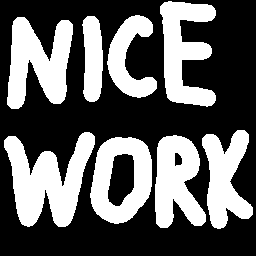
%> input picture original_images/nicework.png, 256 x 256 px
$ octave sok_project_4.m   (GNU Octave 9; MATLAB toolbox functions it lacks are replaced by stand-ins)
%> lines starting %> are read from the running program, lines starting %| are printed output that depends on the picture; in (x1, y1, x2, y2) boxes, pixels count from 0 and x2, y2 are one past the last pixel; in counts of white or black regions, pixels touching at a corner belong together; the program's own positions count from 1
### Extra fcns/huffman.m
function CODE = huffman(p)
%HUFFMAN Builds a variable-length Huffman code for a symbol source.
%   CODE = HUFFMAN(P) returns a Huffman code as binary strings in
%   cell array CODE for input symbol probability vector P. Each word
%   in CODE corresponds to a symbol whose probability is at the
%   corresponding index of P.
%
%   Based on huffman5 by Sean Danaher, University of Northumbria,
%   Newcastle UK. Available at the MATLAB Central File Exchange:
%   Category General DSP in Signal Processing and Communications.

%   Copyright 2002-2004 R. C. Gonzalez, R. E. Woods, & S. L. Eddins
%   Digital Image Processing Using MATLAB, Prentice-Hall, 2004
%   $Revision: 1.5 $  $Date: 2003/10/26 18:37:16 $

% Check the input arguments for reasonableness.
error(nargchk(1, 1, nargin));
if (ndims(p) ~= 2) | (min(size(p)) > 1) | ~isreal(p) | ~isnumeric(p)
   error('P must be a real numeric vector.');
end

% Global variable surviving all recursions of function 'makecode'
global CODE
CODE = cell(length(p), 1);  % Init the global cell array

if length(p) > 1            % When more than one symbol ...
   p = p / sum(p);          % Normalize the input probabilities
   s = reduce(p);           % Do Huffman source symbol reductions
   makecode(s, []);         % Recursively generate the code
else
   CODE = {'1'};            % Else, trivial one symbol case!
end;

%-------------------------------------------------------------------%
function s = reduce(p);
% Create a Huffman source reduction tree in a MATLAB cell structure
% by performing source symbol reductions until there are only two
% reduced symbols remaining

s = cell(length(p), 1);

% Generate a starting tree with symbol nodes 1, 2, 3, ... to
% reference the symbol probabilities.
for i = 1:length(p)
   s{i} = i;
end

while numel(s) > 2
   [p, i] = sort(p);    % Sort the symbol probabilities
   p(2) = p(1) + p(2);  % Merge the 2 lowest probabilities
   p(1) = [];           % and prune the lowest one

   s = s(i);            % Reorder tree for new probabilities
   s{2} = {s{1}, s{2}}; % and merge & prune its nodes
   s(1) = [];           % to match the probabilities
end
s

%-------------------------------------------------------------------%
function makecode(sc, codeword)
% Scan the nodes of a Huffman source reduction tree recursively to
% generate the indicated variable length code words.

% Global variable surviving all recursive calls
global CODE

if isa(sc, 'cell')                   % For cell array nodes,
   makecode(sc{1}, [codeword 0]);    % add a 0 if the 1st element
   makecode(sc{2}, [codeword 1]);    % or a 1 if the 2nd
else                                 % For leaf (numeric) nodes,
   CODE{sc} = char('0' + codeword);  % create a char code string
end

### Extra fcns/rle.m
function out=rle(image)
%
%  RLE(IMAGE) produces a vector containing the run-length encoding of
%  IMAGE, which should be a binary image.   The image is set out as a long
%  row, and the code contains the number of zeros,  followed by the number
%  of ones, alternating.
%
%  Example:
%
%    rle([1 1 1 0 0;0 0 1 1 1;1 1 0 0 0])
%
%    ans =
%
%        0    3    4    5    3
%
L=prod(size(image));
im=reshape(image',1,L);
x=1;
out=[];
while L ~= 0,
  temp=min(find(im == x));
  if isempty(temp),
    out=[out L];
    break
  end;
  out=[out temp-1];
  x=1-x;
  im=im(temp:L);
  L=L-temp+1;
end;

### sok_project_4.m

%% Project 4: Image Segmentation
% Name: Socheath Sok
% ID: 014470701
% Class: EE 483, T/Th 2:00 - 3:15 pm

%% Ch 9: Problem 5,6 & 7
clear;clc;close all;

n = im2uint8(imread('nicework.png'));
%> n is the input picture: size 256x256 uint8; 37.9% white; 8 white regions, largest, box (x1, y1, x2, y2) and area: (4, 132, 95, 227) 4695, (7, 17, 73, 109) 3775, (160, 1, 216, 107) 3436
c = imread('cameraman.png');
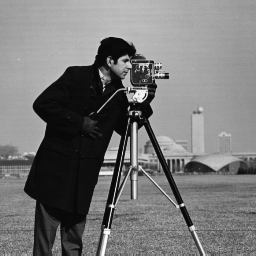
%> input picture Extra fcns/cameraman.png, 256 x 256 px
%> c is the input picture: size 256x256 uint8; min 7, max 253, mean 118.7
m = imlincomb(0.5,c,0.5,n);
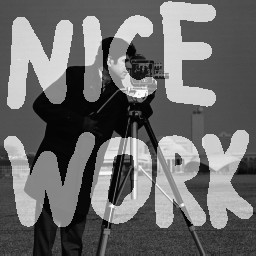
%> m: size 256x256 uint8; min 4, max 251, mean 108
% imtool(m)
t = m>130 & m<250;
subplot(1,2,1); imshow(m); title('Combined Image');
subplot(1,2,2);imshow(t); title('Double Thresholding');
%%
m = im2double(c).*(im2double(n)==0);
%> m: size 256x256 double
% imtool(m)
t = m<0.01;
subplot(1,2,1); imshow(m); title('Combined Image');
subplot(1,2,2);imshow(t); title('Single Thresholding');
%%
t = imread('circles.png');
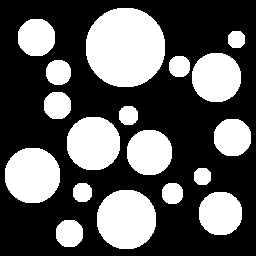
%> input picture original_images/circles.png, 256 x 256 px
%> t: size 256x256 logical; 35.9% white; 18 white regions, largest, box (x1, y1, x2, y2) and area: (86, 8, 165, 87) 5013, (97, 190, 156, 249) 2809, (5, 148, 60, 203) 2449
[x,y] = meshgrid(1:256,1:256);
t2 = double(t).*(x+y)/512;
t3 = im2uint8(t2);
%imtool(t3)
[r,c] = size(t3);
%> r = 256; c = 256
thresh = @(z) im2bw(z.data,graythresh(z.data));
out = blockproc(t3,[r,c/32],thresh);
out1 = blockproc(t3,[r,c/8],thresh);
sgtitle('Adaptive Thresholding');
subplot(1,3,1); imshow(t3); title('Circle Image');
subplot(1,3,2); imshow(out1); title('Block: 256x32');
subplot(1,3,3);imshow(out); title('Block: 256x8');

%% Ch 9: Problem 10
clear;clc;close all;
c = imread('cameraman.png');
lap = fspecial('laplacian',1);
log = fspecial('log',13,2);

r = edge(c,'roberts');
%> r: size 256x256 logical; 3.6% white in thin lines or dots, all inside (x1, y1, x2, y2) = (1, 36, 253, 256)
p = edge(c,'prewitt');
%> p: size 256x256 logical; 3.8% white in thin lines or dots, all inside (x1, y1, x2, y2) = (8, 37, 256, 256)
s = edge(c,'sobel');
%> s: size 256x256 logical; 3.8% white in thin lines or dots, all inside (x1, y1, x2, y2) = (8, 36, 256, 256)
l = imbinarize(imfilter((c),lap));
%> l: size 256x256 logical; 5.9% white in thin lines or dots, all inside (x1, y1, x2, y2) = (1, 37, 255, 255)
z = edge(c,'zerocross',[],lap);
%> z: size 256x256 logical; 20.7% white in thin lines or dots
m = edge(c,'zerocross',[],log);
%> m: size 256x256 logical; 5.9% white in thin lines or dots, all inside (x1, y1, x2, y2) = (1, 36, 255, 255)
ca = edge(c,'Canny');
subplot(2,4,1); imshow(c); title('Orginal');
subplot(2,4,2); imshow(r); title('Robert');
subplot(2,4,3); imshow(p); title('Prewitt');
subplot(2,4,4); imshow(s); title('Sobel');
subplot(2,4,5); imshow(l); title('Laplacian');
subplot(2,4,6); imshow(z); title('Zero-crossing of lap');
subplot(2,4,7); imshow(m); title('Marr-Hildreth');
subplot(2,4,8); imshow(ca); title('Canny');

%% Ch 9: Problem 13
clear;clc;close all;
c = imread('arch.png');
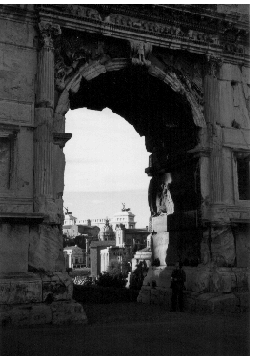
%> input picture original_images/arch.png, 254 x 357 px
%> c is the input picture: size 357x254 uint16; min 257, max 65535, mean 17269.2
c1 = imnoise(c,'salt & pepper');
c2 = imnoise(c,'gaussian');
log = fspecial('log',13,2);

r1 = edge(c1,'roberts');
%> r1: size 357x254 logical; 5.3% white in thin lines or dots
p1 = edge(c1,'prewitt');
%> p1: size 357x254 logical; 5.5% white in thin lines or dots
s1 = edge(c1,'sobel');
%> s1: size 357x254 logical; 6.3% white in thin lines or dots
m1 = edge(c1,'zerocross',[],log);
%> m1: size 357x254 logical; 9.4% white in thin lines or dots
ca1 = edge(c1,'Canny');
%> ca1: size 357x254 logical; 3.1% white in thin lines or dots

r2 = edge(c2,'roberts');
%> r2: size 357x254 logical; 1.7% white in thin lines or dots
p2 = edge(c2,'prewitt');
%> p2: size 357x254 logical; 2.2% white in thin lines or dots
s2 = edge(c2,'sobel');
%> s2: size 357x254 logical; 2.2% white in thin lines or dots
m2 = edge(c2,'zerocross',[],log);
%> m2: size 357x254 logical; 6.7% white in thin lines or dots
ca2 = edge(c2,'Canny');
%> ca2: size 357x254 logical; 2.6% white in thin lines or dots

figure(1);
subplot(2,3,1); imshow(c1); title('Salt & Pepper');
subplot(2,3,2); imshow(r1); title('Robert');
subplot(2,3,3); imshow(p1); title('Prewitt');
subplot(2,3,4); imshow(s1); title('Sobel');
subplot(2,3,5); imshow(m1); title('Marr-Hildreth');
subplot(2,3,6); imshow(ca1); title('Canny');

figure(2);
subplot(2,3,1); imshow(c2); title('Gaussian');
subplot(2,3,2); imshow(r2); title('Robert');
subplot(2,3,3); imshow(p2); title('Prewitt');
subplot(2,3,4); imshow(s2); title('Sobel');
subplot(2,3,5); imshow(m2); title('Marr-Hildreth');
subplot(2,3,6); imshow(ca2); title('Canny');

%% Ch 13: Problem 9
clear;clc;close all;

v = imread('venice.png');
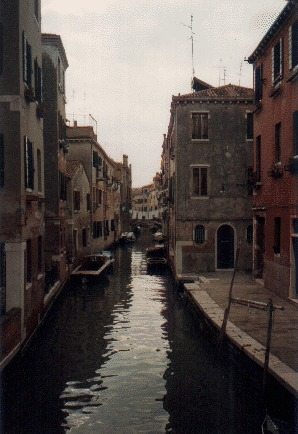
%> input picture original_images/venice.png, 298 x 434 px
%> v is the input picture: size 434x298x3 uint8; mean R, G, B 88.1, 79.9, 76.6
lap = fspecial('laplacian',0);
log = fspecial('log',13,2);
ic = rgb2gray(v);

r = edge(ic,'roberts');
%> r: size 434x298 logical; 2.9% white in thin lines or dots
p = edge(ic,'prewitt');
%> p: size 434x298 logical; 3.8% white in thin lines or dots
s = edge(ic,'sobel');
%> s: size 434x298 logical; 3.8% white in thin lines or dots
z = edge(ic,'zerocross',[],lap);
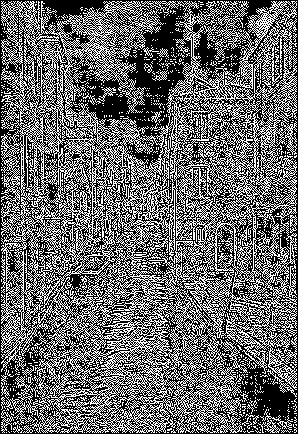
%> z: size 434x298 logical; 41.1% white in thin lines or dots
m = edge(ic,'zerocross',[],log);
%> m: size 434x298 logical; 7.7% white in thin lines or dots
ca = edge(ic,'Canny',[0.1 0.2],0.5);
%> ca: size 434x298 logical; 9.3% white in thin lines or dots

figure(1)
subplot(2,3,1); imshow(r); title('Robert');
subplot(2,3,2); imshow(p); title('Prewitt');
subplot(2,3,3); imshow(s); title('Sobel');
subplot(2,3,4); imshow(z); title('Zero-cross of lap');
subplot(2,3,5); imshow(m); title('Marr-Hildreth');
subplot(2,3,6); imshow(ca); title('Canny');
%%
a = imread('arch.png');
f = fspecial('laplacian');
subplot(2,4,1); imshow(a);title('original');
subplot(2,4,2); imshow(edge(a,'zerocross',0.4,f)); title('lap: 0.4');
subplot(2,4,3); imshow(edge(a,'sobel',[],'horizontal')); title('Horizontal');
subplot(2,4,4); imshow(edge(a,'log')); title('log');
subplot(2,4,5); imshow(edge(a));title('sobel');
subplot(2,4,6); imshow(edge(a,'canny'));title('canny');
subplot(2,4,7); imshow(edge(a,'zerocross',0.25,f)); title('lap: 0.25');
subplot(2,4,8); imshow(edge(a,'sobel',[],'vertical')); title('vertical');
%> after `imshow(edge(a,'sobel',[],'vertical'))`:
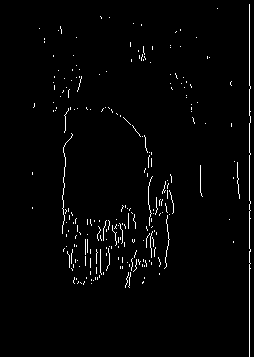
%> displayed picture: size 357x254 logical; 1.9% white in thin lines or dots, all inside (x1, y1, x2, y2) = (32, 4, 251, 357)

%%
p = [0.5 0.5 0.1 0.05 0.02 0.01 0.01 0.01];
for i = 1:8
    k(i) = (p(i)*log2(p(i)));
end
z = sum(k)*-1
%%
pt = [0.19 0.25 0.21 0.16 0.08 0.06 0.03 0.02];
pa = [0.07 0.11 0.08 0.04 0.50 0.05 0.06 0.09];
pb = [0.13 0.12 0.13 0.13 0.12 0.12 0.12 0.13];
pc = [0.09 0.13 0.15 0.10 0.14 0.12 0.11 0.16]
ht = huffman(pt)
mt = [2 2 2 3 4 5 6 6]; rt = sum(pt.*mt)
ha = huffman(pa); ma = [4 3 4 5 1 5 4 3]; ra = sum(pa.*ma)
hb = huffman(pb); mb = [3 3 3 3 3 3 3 3]; rb = sum(pb.*mb)
hc = huffman(pc); mc = [3 3 3 3 3 3 3 3]; rc = sum(pc.*mc)

%%
m = [1 0 0 1 1 1;
    0 1 0 1 1 1;
    0 0 1 1 0 1;
    0 1 1 1 0 1;
    1 0 1 0 1 1;
    0 1 1 1 1 0];
r1 = rle(m(1,:))
r2 = rle(m(2,:))
r3 = rle(m(3,:))
r4 = rle(m(4,:))
r5 = rle(m(5,:))
r6 = rle(m(6,:))
%%
close all;
R = [100 80 100 0; 90 40 160 170; 180 180 255 70; 255 0 255 0]
G = [150 255 100 0; 0 140 160 170;170 180 255 70; 110 100 90 0]
B = [151 80 100 0; 0 140 160 170; 178 178 255 74; 112 107 90 181]
r1 = R<51 | R>199;
g1 = G<51 | G>199;
b1 = B<51 | B>199;
y = r1|g1|b1
%%
 p = [0.4 0.3 0.1 0.08 0.06 0.03 0.02 0.01]
 h = huffman(p)
 m = [1 2 4 4 4 5 6 6]
 r = sum(p.*m)
